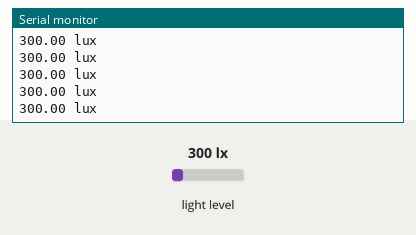
The sketch below on a simulated Arduino Uno, built with avr-gcc and run on an emulated ATmega328P. Shown: the last lines printed to the serial monitor. The inputs (shaded band) are chosen by the test bench; at power-on: light level 300 lx.

Above: at 1.2 s.
1.3 s: light level set to 40 lx
At 1.52 s:
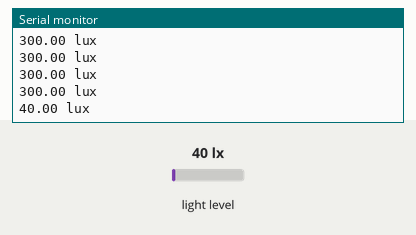
2.8 s: light level set to 500 lx
At 2.85 s:
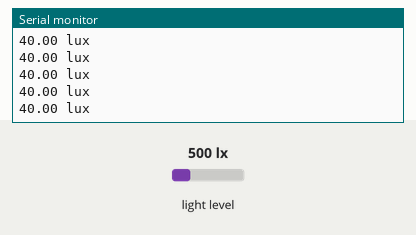
Timing chart, 0 to 5.8 s (numbered marks = the images above; inputs shaded):
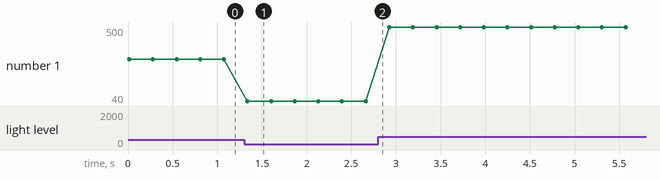

The sketch:

light_sensor.ino
```cpp
#include <Wire.h>
#include <Adafruit_Sensor.h>
#include <Adafruit_TSL2561_U.h>

/* This driver uses the Adafruit unified sensor library (Adafruit_Sensor),
   which provides a common 'type' for sensor data and some helper functions.

   To use this driver you will also need to download the Adafruit_Sensor
   library and include it in your libraries folder.

   You should also assign a unique ID to this sensor for use with
   the Adafruit Sensor API so that you can identify this particular
   sensor in any data logs, etc.  To assign a unique ID, simply
   provide an appropriate value in the constructor below (12345
   is used by default in this example).

   Connections
   ===========
   Connect SCL to analog 5
   Connect SDA to analog 4
   Connect VDD to 3.3V DC
   Connect GROUND to common ground

   I2C Address
   ===========
   The address will be different depending on whether you leave
   the ADDR pin floating (addr 0x39), or tie it to ground or vcc.
   The default addess is 0x39, which assumes the ADDR pin is floating
   (not connected to anything).  If you set the ADDR pin high
   or low, use TSL2561_ADDR_HIGH (0x49) or TSL2561_ADDR_LOW
   (0x29) respectively.

   History
   =======
   2013/JAN/31  - First version (KTOWN)
*/

Adafruit_TSL2561_Unified tsl = Adafruit_TSL2561_Unified(TSL2561_ADDR_FLOAT, 12345);

/**************************************************************************/
/*
    Displays some basic information on this sensor from the unified
    sensor API sensor_t type (see Adafruit_Sensor for more information)
*/
/**************************************************************************/
void displaySensorDetails(void)
{
  sensor_t sensor;
  tsl.getSensor(&sensor);
  Serial.println("------------------------------------");
  Serial.print  ("Sensor:       "); Serial.println(sensor.name);
  Serial.print  ("Driver Ver:   "); Serial.println(sensor.version);
  Serial.print  ("Unique ID:    "); Serial.println(sensor.sensor_id);
  Serial.print  ("Max Value:    "); Serial.print(sensor.max_value); Serial.println(" lux");
  Serial.print  ("Min Value:    "); Serial.print(sensor.min_value); Serial.println(" lux");
  Serial.print  ("Resolution:   "); Serial.print(sensor.resolution); Serial.println(" lux");
  Serial.println("------------------------------------");
  Serial.println("");
  delay(100);
}

/**************************************************************************/
/*
    Configures the gain and integration time for the TSL2561
*/
/**************************************************************************/
void configureSensor(void)
{
  /* You can also manually set the gain or enable auto-gain support */
   tsl.setGain(TSL2561_GAIN_1X);      /* No gain ... use in bright light to avoid sensor saturation */
  // tsl.setGain(TSL2561_GAIN_16X);     /* 16x gain ... use in low light to boost sensitivity */
  // tsl.enableAutoRange(true);            /* Auto-gain ... switches automatically between 1x and 16x */

  /* Changing the integration time gives you better sensor resolution (402ms = 16-bit data) */
   //tsl.setIntegrationTime(TSL2561_INTEGRATIONTIME_13MS);      /* fast but low resolution */
  // tsl.setIntegrationTime(TSL2561_INTEGRATIONTIME_101MS);  /* medium resolution and speed   */
   tsl.setIntegrationTime(TSL2561_INTEGRATIONTIME_402MS);  /* 16-bit data but slowest conversions */

  /* Update these values depending on what you've set above! */
  //Serial.println("------------------------------------");
  //Serial.print  ("Gain:         "); Serial.println("Auto");
  //Serial.print  ("Timing:       "); Serial.println("13 ms");
  //Serial.println("------------------------------------");
}

/**************************************************************************/
/*
    Arduino setup function (automatically called at startup)
*/
/**************************************************************************/
void setup(void)
{
  Serial.begin(9600);
 // Serial.println("Light Sensor Test"); Serial.println("");

  /* Initialise the sensor */
  if(!tsl.begin())
  {
    /* There was a problem detecting the TSL2561 ... check your connections */
    Serial.print("Ooops, no TSL2561 detected ... Check your wiring or I2C ADDR!");
    while(1);
  }

  /* Display some basic information on this sensor */
  //displaySensorDetails();

  /* Setup the sensor gain and integration time */
  configureSensor();

  /* We're ready to go! */
  //Serial.println("");
}

/**************************************************************************/
/*
    Arduino loop function, called once 'setup' is complete (your own code
    should go here)
*/
/**************************************************************************/
void loop(void)
{
  /* Get a new sensor event */
  sensors_event_t event;
  tsl.getEvent(&event);

  /* Display the results (light is measured in lux) */
  if (event.light)
  {
    Serial.print(event.light); Serial.println(" lux");
  }
  else
  {
    /* If event.light = 0 lux the sensor is probably saturated
       and no reliable data could be generated! */
    Serial.println("Sensor overload");
  }
  delay(250);
}
```

Measured:
- after the input at 1.3 s, the serial monitor: prints a new line at once (image 1)
- plotted number 1: 300 → 40 after the input at 1.3 s, 40 → 500 after the input at 2.8 s
